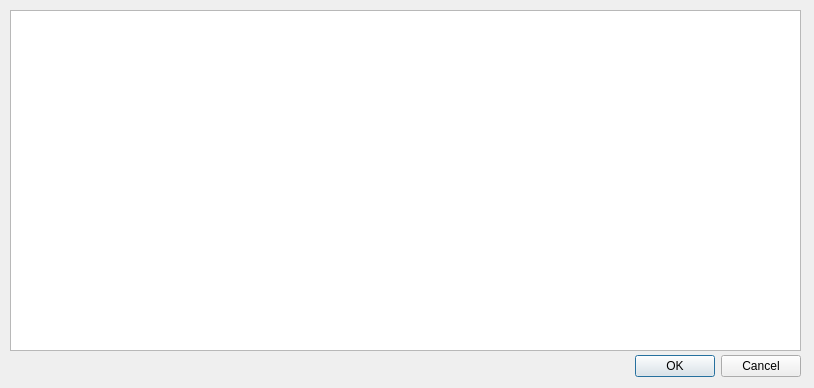
<?xml version="1.0" encoding="UTF-8"?>
<ui version="4.0">
 <class>AntennaWindow</class>
 <widget class="QDialog" name="AntennaWindow">
  <property name="geometry">
   <rect>
    <x>0</x>
    <y>0</y>
    <width>814</width>
    <height>388</height>
   </rect>
  </property>
  <property name="windowTitle">
   <string>Dialog</string>
  </property>
  <widget class="QDialogButtonBox" name="buttonBox">
   <property name="geometry">
    <rect>
     <x>460</x>
     <y>350</y>
     <width>341</width>
     <height>32</height>
    </rect>
   </property>
   <property name="orientation">
    <enum>Qt::Horizontal</enum>
   </property>
   <property name="standardButtons">
    <set>QDialogButtonBox::Cancel|QDialogButtonBox::Ok</set>
   </property>
  </widget>
  <widget class="QTableView" name="tableView">
   <property name="geometry">
    <rect>
     <x>10</x>
     <y>10</y>
     <width>791</width>
     <height>341</height>
    </rect>
   </property>
  </widget>
 </widget>
 <resources/>
 <connections>
  <connection>
   <sender>buttonBox</sender>
   <signal>accepted()</signal>
   <receiver>AntennaWindow</receiver>
   <slot>accept()</slot>
   <hints>
    <hint type="sourcelabel">
     <x>248</x>
     <y>254</y>
    </hint>
    <hint type="destinationlabel">
     <x>157</x>
     <y>274</y>
    </hint>
   </hints>
  </connection>
  <connection>
   <sender>buttonBox</sender>
   <signal>rejected()</signal>
   <receiver>AntennaWindow</receiver>
   <slot>reject()</slot>
   <hints>
    <hint type="sourcelabel">
     <x>316</x>
     <y>260</y>
    </hint>
    <hint type="destinationlabel">
     <x>286</x>
     <y>274</y>
    </hint>
   </hints>
  </connection>
 </connections>
</ui>
